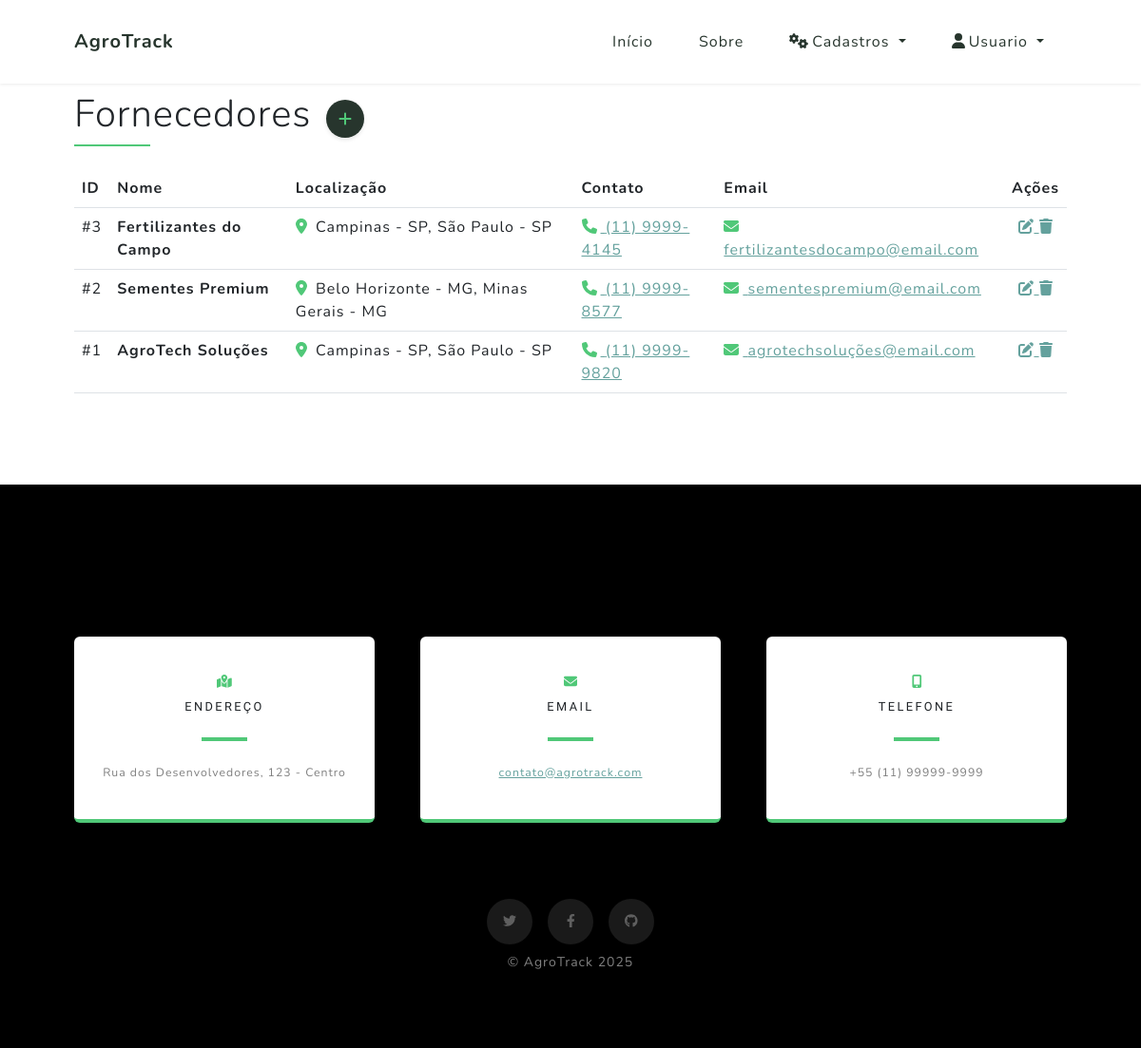
Screenshot of /cadastros/listar/fornecedor/ (signed in) with the database file from the repository.
### cadastros/models.py (models this page shows, shortened)
class Fornecedor(models.Model):
    nome = models.CharField(max_length=100)
    cnpj = models.CharField(max_length=18)
    telefone = models.CharField(max_length=20, blank=True)
    email = models.EmailField(blank=True)
    cidade = models.ForeignKey(Cidade, on_delete=models.CASCADE)
    estado = models.ForeignKey(Estado, on_delete=models.CASCADE)
    criado_por = models.ForeignKey(User, on_delete=models.CASCADE)
    class Meta:
        verbose_name = "Fornecedor"
        verbose_name_plural = "Fornecedores"
        ordering = ['nome']

class Cidade(models.Model):
    nome = models.CharField(max_length=100)
    estado = models.ForeignKey(Estado, on_delete=models.CASCADE)
    def __str__(self):
        return f"{self.nome} - {self.estado.sigla}"
    class Meta:
        verbose_name = "Cidade"
        verbose_name_plural = "Cidades"
        ordering = ['nome']

class Estado(models.Model):
    nome = models.CharField(max_length=100, choices=[(e, e) for e in ESTADOS])
    sigla = models.CharField(max_length=2, choices=[(s, s) for s in SIGLAS])
    def __str__(self):
        return f"{self.nome} - {self.sigla}"
    class Meta:
        verbose_name = "Estado"
        verbose_name_plural = "Estados"
        ordering = ['nome']

### cadastros/views.py (the view)
# urls.py: path('listar/fornecedor/', FornecedorList.as_view(), name='fornecedor-list'),
class FornecedorList(LoginRequiredMixin, ListView):
    template_name = 'listas/fornecedor.html'
    model = Fornecedor
    context_object_name = 'fornecedores'
    def get_queryset(self):
        return Fornecedor.objects.select_related(
            'cidade',
            'estado',
            'criado_por'
        ).filter(
            criado_por=self.request.user
        ).order_by('-id')  # Usar -id em vez de -criado_em

### cadastros/templates/listas/fornecedor.html (shortened to what this page needs)
{% extends "paginasweb/modelo.html" %}
{% load static %}
{% block conteudo %}
<section class="py-5 mt-5">
    <div class="container px-4 px-lg-5">
        <div class="mb-5">
            <div class="d-flex align-items-center mb-4">
                <div class="me-3">
                    <h1 class="text-dark fw-light mb-2">Fornecedores</h1>
                    <div class="border-bottom border-2 border-primary" style="width: 80px;"></div>
                </div>
                <a class="btn-add-round" href="{% url 'cadastrar-fornecedor' %}" title="Cadastrar Novo Fornecedor">
                    <i class="fas fa-plus"></i>
                </a>
            </div>
            <div class="table-container">
                <table class="table table-modern">
                    <thead>
                        <tr>
                            <th>ID</th>
                            <th>Nome</th>
                            <th>Localização</th>
                            <th>Contato</th>
                            <th>Email</th>
                            <th class="text-center">Ações</th>
                        </tr>
                    </thead>
                    <tbody>
                        {% for fornecedor in object_list %}
                        <tr>
                            <td>
                                <span class="badge-id">#{{ fornecedor.id }}</span>
                            </td>
                            <td>
                                <strong class="text-dark">{{ fornecedor.nome }}</strong>
                            </td>
                            <td>
                                <div class="location-info">
                                    <i class="fas fa-map-marker-alt text-primary me-1"></i>
                                    {{ fornecedor.cidade }}, {{ fornecedor.estado }}
                                </div>
                            </td>
                            <td>
                                {% if fornecedor.telefone %}
                                    <a href="tel:{{ fornecedor.telefone }}" class="contact-link">
                                        <i class="fas fa-phone text-primary me-1"></i>
                                        {{ fornecedor.telefone }}
                                    </a>
                                {% else %}
                                    <span class="text-muted">-</span>
                                {% endif %}
                            </td>
                            <td>
                                {% if fornecedor.email %}
                                    <a href="mailto:{{ fornecedor.email }}" class="contact-link">
                                        <i class="fas fa-envelope text-primary me-1"></i>
                                        {{ fornecedor.email }}
                                    </a>
                                {% else %}
                                    <span class="text-muted">-</span>
                                {% endif %}
                            </td>
                            <td class="text-center">
                                <div class="action-buttons">
                                    <a href="{% url 'fornecedor-update' fornecedor.pk %}" class="btn-action" title="Editar">
                                        <i class="fas fa-edit"></i>
                                    </a>
                                    <a href="{% url 'fornecedor-deletar' fornecedor.pk %}" class="btn-action btn-action-danger" title="Excluir">
                                        <i class="fas fa-trash"></i>
                                    </a>
                                </div>
                            </td>
                        </tr>
                        {% endfor %}
                    </tbody>
                </table>
            </div>
        </div>
    </div>
</section>
{% endblock %}

### paginasweb/templates/paginasweb/modelo.html (shortened to what this page needs)
{% load static %}
<!DOCTYPE html>
<html lang="pt-br">
<head>
    <link href="https://cdn.jsdelivr.net/npm/bootstrap@5.3.0/dist/css/bootstrap.min.css" rel="stylesheet">
    <link href="{% static 'css/styles.css' %}" rel="stylesheet">
</head>
<body id="page-top" class="bg-white">
    <nav class="navbar navbar-expand-lg navbar-light fixed-top" id="mainNav">
        <div class="container px-4 px-lg-5">
            <a class="navbar-brand" href="/">AgroTrack</a>
            <div class="collapse navbar-collapse" id="navbarResponsive">
                <ul class="navbar-nav ms-auto">
                    <li class="nav-item"><a class="nav-link" href="/">Início</a></li>
                    <li class="nav-item"><a class="nav-link" href="/sobre/">Sobre</a></li>
                    {% if user.is_authenticated %}
                        <li class="nav-item dropdown">
                            <a class="nav-link dropdown-toggle" href="#" id="navbarDropdown" role="button"
                               data-bs-toggle="dropdown" aria-expanded="false">
                                <i class="fas fa-cogs me-1"></i>Cadastros
                            </a>
                        </li>
                        <li class="nav-item dropdown">
                            <a class="nav-link dropdown-toggle" href="#" id="userDropdown" role="button"
                               data-bs-toggle="dropdown" aria-expanded="false">
                                <i class="fas fa-user me-1"></i>{{ user.first_name|default:user.username }}
                            </a>
                        </li>
                    {% endif %}
                </ul>
            </div>
        </div>
    </nav>
    {% block conteudo %}{% endblock %}
    <footer class="footer bg-black small text-center text-white-50">
        <section class="contact-section bg-black mb-0 pb-0" id="signup">
            <div class="container px-4 px-lg-5">
                <div class="row gx-4 gx-lg-5">
                    <div class="col-md-4 mb-3 mb-md-0">
                        <div class="card py-4 h-100">
                            <div class="card-body text-center">
                                <i class="fas fa-map-marked-alt text-primary mb-2"></i>
                                <h4 class="text-uppercase m-0">Endereço</h4>
                                <hr class="my-4 mx-auto" />
                                <div class="small text-black-50">Rua dos Desenvolvedores, 123 - Centro</div>
                            </div>
                        </div>
                    </div>
                    <div class="col-md-4 mb-3 mb-md-0">
                        <div class="card py-4 h-100">
                            <div class="card-body text-center">
                                <i class="fas fa-envelope text-primary mb-2"></i>
                                <h4 class="text-uppercase m-0">Email</h4>
                                <hr class="my-4 mx-auto" />
                                <div class="small text-black-50">
                                    <a href="#!">contato@agrotrack.com</a>
                                </div>
                            </div>
                        </div>
                    </div>
                    <div class="col-md-4 mb-3 mb-md-0">
                        <div class="card py-4 h-100">
                            <div class="card-body text-center">
                                <i class="fas fa-mobile-alt text-primary mb-2"></i>
                                <h4 class="text-uppercase m-0">Telefone</h4>
                                <hr class="my-4 mx-auto" />
                                <div class="small text-black-50">+55 (11) 99999-9999</div>
                            </div>
                        </div>
                    </div>
                </div>
                <div class="social d-flex justify-content-center mb-0">
                    <a class="mx-2" href="#!"><i class="fab fa-twitter"></i></a>
                    <a class="mx-2" href="#!"><i class="fab fa-facebook-f"></i></a>
                    <a class="mx-2" href="#!"><i class="fab fa-github"></i></a>
                </div>
            </div>
        </section>
        <div class="container px-4 px-lg-5 pt-2 mt-0">&copy; AgroTrack 2025</div>
    </footer>
</body>
</html>

### rows the page displays
Fornecedor: id "3", nome "Fertilizantes do Campo", cidade "Campinas - SP", estado "São Paulo - SP", telefone "(11) 9999-4145", email "fertilizantesdocampo@email.com"
Fornecedor: id "2", nome "Sementes Premium", cidade "Belo Horizonte - MG", estado "Minas Gerais - MG", telefone "(11) 9999-8577", email "sementespremium@email.com"
Fornecedor: id "1", nome "AgroTech Soluções", cidade "Campinas - SP", estado "São Paulo - SP", telefone "(11) 9999-9820", email "agrotechsoluções@email.com"

### other values shown
{{ user.first_name|default:user.username }} "Usuario"
